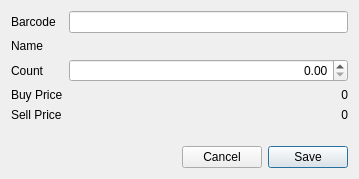
<?xml version="1.0" encoding="UTF-8"?>
<ui version="4.0">
 <class>AddIngridientDialog</class>
 <widget class="QDialog" name="AddIngridientDialog">
  <property name="geometry">
   <rect>
    <x>0</x>
    <y>0</y>
    <width>359</width>
    <height>179</height>
   </rect>
  </property>
  <property name="windowTitle">
   <string>Add ingridient item</string>
  </property>
  <layout class="QVBoxLayout" name="verticalLayout">
   <item>
    <layout class="QFormLayout" name="formLayout">
     <item row="0" column="0">
      <widget class="QLabel" name="label">
       <property name="text">
        <string>Barcode</string>
       </property>
      </widget>
     </item>
     <item row="1" column="0">
      <widget class="QLabel" name="label_2">
       <property name="text">
        <string>Name</string>
       </property>
      </widget>
     </item>
     <item row="2" column="0">
      <widget class="QLabel" name="label_3">
       <property name="text">
        <string>Count</string>
       </property>
      </widget>
     </item>
     <item row="3" column="0">
      <widget class="QLabel" name="label_4">
       <property name="text">
        <string>Buy Price</string>
       </property>
      </widget>
     </item>
     <item row="4" column="0">
      <widget class="QLabel" name="label_5">
       <property name="text">
        <string>Sell Price</string>
       </property>
      </widget>
     </item>
     <item row="0" column="1">
      <widget class="QLineEdit" name="lineBarcode">
       <property name="readOnly">
        <bool>true</bool>
       </property>
      </widget>
     </item>
     <item row="1" column="1">
      <widget class="QLabel" name="labelName">
       <property name="text">
        <string/>
       </property>
      </widget>
     </item>
     <item row="2" column="1">
      <widget class="QDoubleSpinBox" name="doubleCount">
       <property name="alignment">
        <set>Qt::AlignRight|Qt::AlignTrailing|Qt::AlignVCenter</set>
       </property>
       <property name="maximum">
        <double>1000000.000000000000000</double>
       </property>
      </widget>
     </item>
     <item row="3" column="1">
      <widget class="QLabel" name="labelBuyPrice">
       <property name="text">
        <string>0</string>
       </property>
       <property name="alignment">
        <set>Qt::AlignRight|Qt::AlignTrailing|Qt::AlignVCenter</set>
       </property>
      </widget>
     </item>
     <item row="4" column="1">
      <widget class="QLabel" name="labelSellPrice">
       <property name="text">
        <string>0</string>
       </property>
       <property name="alignment">
        <set>Qt::AlignRight|Qt::AlignTrailing|Qt::AlignVCenter</set>
       </property>
      </widget>
     </item>
    </layout>
   </item>
   <item>
    <spacer name="verticalSpacer">
     <property name="orientation">
      <enum>Qt::Vertical</enum>
     </property>
     <property name="sizeHint" stdset="0">
      <size>
       <width>20</width>
       <height>40</height>
      </size>
     </property>
    </spacer>
   </item>
   <item>
    <layout class="QHBoxLayout" name="horizontalLayout">
     <item>
      <spacer name="horizontalSpacer">
       <property name="orientation">
        <enum>Qt::Horizontal</enum>
       </property>
       <property name="sizeHint" stdset="0">
        <size>
         <width>40</width>
         <height>20</height>
        </size>
       </property>
      </spacer>
     </item>
     <item>
      <widget class="QPushButton" name="pushCancel">
       <property name="text">
        <string>Cancel</string>
       </property>
       <property name="autoDefault">
        <bool>false</bool>
       </property>
      </widget>
     </item>
     <item>
      <widget class="QPushButton" name="pushSave">
       <property name="text">
        <string>Save</string>
       </property>
      </widget>
     </item>
    </layout>
   </item>
  </layout>
 </widget>
 <resources/>
 <connections>
  <connection>
   <sender>pushCancel</sender>
   <signal>clicked()</signal>
   <receiver>AddIngridientDialog</receiver>
   <slot>close()</slot>
   <hints>
    <hint type="sourcelabel">
     <x>222</x>
     <y>157</y>
    </hint>
    <hint type="destinationlabel">
     <x>179</x>
     <y>89</y>
    </hint>
   </hints>
  </connection>
 </connections>
</ui>
